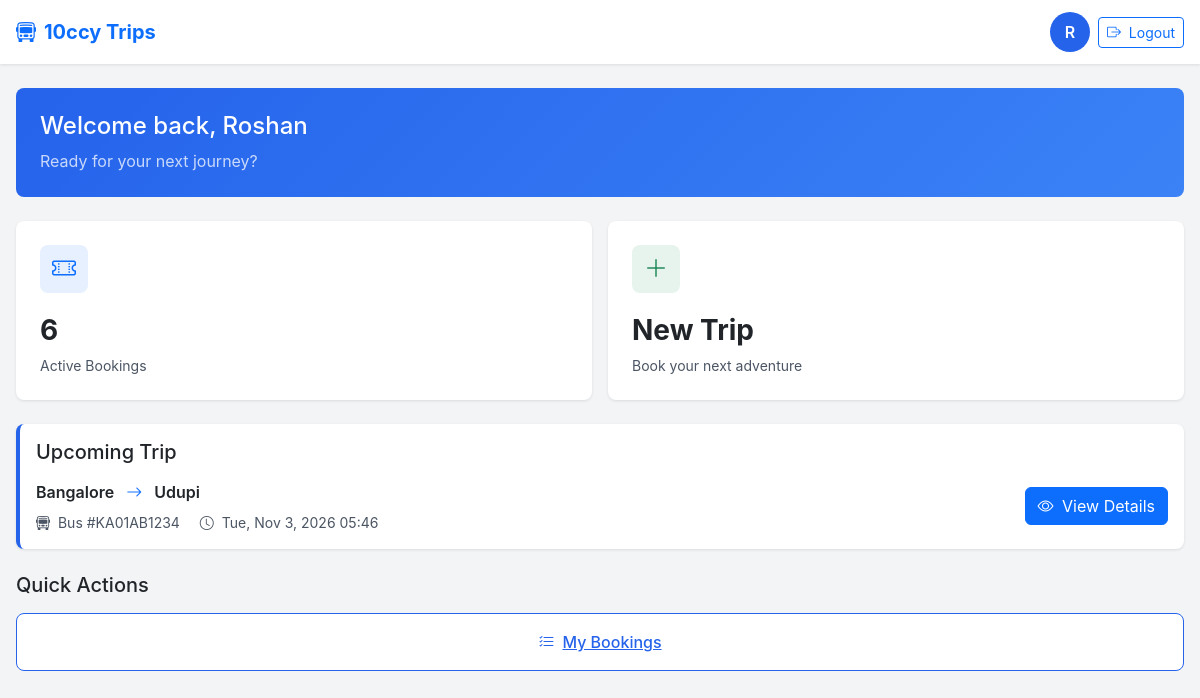
The app's page /dashboard.php (signed in) with its own data.
### tables this page shows
CREATE TABLE IF NOT EXISTS `bookings` (
  `id` INT AUTO_INCREMENT PRIMARY KEY,
  `user_id` INT NOT NULL,
  `schedule_id` INT NOT NULL,
  `seat_no` VARCHAR(10) NOT NULL,
  `passenger_name` VARCHAR(100) NOT NULL,
  `status` ENUM('booked', 'cancelled') NOT NULL DEFAULT 'booked',
  `booked_on` DATETIME DEFAULT CURRENT_TIMESTAMP,
  FOREIGN KEY (`user_id`) REFERENCES `users`(`id`) ON DELETE CASCADE,
  FOREIGN KEY (`schedule_id`) REFERENCES `schedules`(`id`) ON DELETE CASCADE
);

CREATE TABLE IF NOT EXISTS `routes` (
  `id` INT AUTO_INCREMENT PRIMARY KEY,
  `source` VARCHAR(100) NOT NULL,
  `destination` VARCHAR(100) NOT NULL,
  `distance_km` INT NOT NULL,
  `duration_minutes` INT NOT NULL DEFAULT 0,
  `created_at` TIMESTAMP DEFAULT CURRENT_TIMESTAMP
);

CREATE TABLE IF NOT EXISTS `buses` (
  `id` INT AUTO_INCREMENT PRIMARY KEY,
  `bus_number` VARCHAR(50) NOT NULL,
  `name` VARCHAR(100) NOT NULL,
  `type` VARCHAR(50) NOT NULL,
  `seats` INT NOT NULL DEFAULT 40,
  `created_at` TIMESTAMP DEFAULT CURRENT_TIMESTAMP
);

CREATE TABLE IF NOT EXISTS `schedules` (
  `id` INT AUTO_INCREMENT PRIMARY KEY,
  `bus_id` INT NOT NULL,
  `route_id` INT NOT NULL,
  `departure_time` DATETIME NOT NULL,
  `arrival_time` DATETIME NOT NULL,
  `price` DECIMAL(10,2) NOT NULL,
  `created_at` TIMESTAMP DEFAULT CURRENT_TIMESTAMP,
  FOREIGN KEY (`bus_id`) REFERENCES `buses`(`id`) ON DELETE CASCADE,
  FOREIGN KEY (`route_id`) REFERENCES `routes`(`id`) ON DELETE CASCADE
);

### dashboard.php (the view, shortened to what this page needs)
<?php
$user_id = 0;
$first_name = 'User';
$active_bookings = 0;
$upcoming = null;
if (isset($_SESSION['user'])) {
    $user_id = isset($_SESSION['user']['id']) ? (int)$_SESSION['user']['id'] : 0;
    $full_name = isset($_SESSION['user']['full_name']) ? htmlspecialchars($_SESSION['user']['full_name']) : 'User';
    $name_parts = explode(' ', $full_name);
    $first_name = ucfirst($name_parts[0]);
}
include 'includes/db.php';
try {
    $active_stmt = $conn->prepare("SELECT COUNT(*) FROM bookings WHERE user_id = ? AND status = 'booked'");
    if ($active_stmt) {
        $active_stmt->bind_param("i", $user_id);
        $active_stmt->execute();
        $result = $active_stmt->get_result();
        $row = $result->fetch_row();
        $active_bookings = $row[0] ?? 0;
    }
    $upcoming_stmt = $conn->prepare("
        SELECT b.id, s.departure_time, bus.bus_number, route.source, route.destination
        FROM bookings b
        JOIN schedules s ON b.schedule_id = s.id
        JOIN buses bus ON s.bus_id = bus.id
        JOIN routes route ON s.route_id = route.id
        WHERE b.user_id = ? AND b.status = 'booked' AND s.departure_time > NOW()
        ORDER BY s.departure_time ASC
        LIMIT 1
    ");
    if ($upcoming_stmt) {
        $upcoming_stmt->bind_param("i", $user_id);
        $upcoming_stmt->execute();
        $result = $upcoming_stmt->get_result();
        $upcoming = $result->fetch_assoc();
    }
} catch (Exception $e) {
    error_log("Dashboard error: " . $e->getMessage());
    $active_bookings = 0;
    $upcoming = null;
}
?>
<!DOCTYPE html>
<html lang="en">
<head>
    <link href="https://cdn.jsdelivr.net/npm/bootstrap@5.3.3/dist/css/bootstrap.min.css" rel="stylesheet">
    <link rel="stylesheet" href="https://cdn.jsdelivr.net/npm/bootstrap-icons@1.11.1/font/bootstrap-icons.css">
</head>
<body>
    <nav class="navbar navbar-expand-lg mb-4">
        <div class="dashboard-container w-100">
            <div class="d-flex justify-content-between w-100 align-items-center">
                <a class="navbar-brand fw-bold text-primary" href="#">
                    <i class="bi bi-bus-front me-2"></i>10ccy Trips
                </a>
                <div class="d-flex align-items-center">
                    <div class="user-avatar me-2">
                        <?= strtoupper(substr($first_name, 0, 1)) ?>
                    </div>
                    <a href="logout.php" class="btn btn-outline-primary btn-sm">
                        <i class="bi bi-box-arrow-right me-1"></i> Logout
                    </a>
                </div>
            </div>
        </div>
    </nav>
    <main class="dashboard-container">
        <div class="welcome-header">
            <h1 class="h4 mb-2">Welcome back, <?= $first_name ?></h1>
            <p class="mb-0 opacity-75">Ready for your next journey?</p>
        </div>
        <div class="row mb-4 g-3">
            <div class="col-md-6">
                <div class="card stat-card h-100">
                    <div class="icon bg-primary bg-opacity-10 text-primary">
                        <i class="bi bi-ticket-perforated fs-4"></i>
                    </div>
                    <div class="value text-dark"><?= $active_bookings ?></div>
                    <div class="label">Active Bookings</div>
                </div>
            </div>
            <div class="col-md-6">
                <a href="book.php" class="text-decoration-none">
                    <div class="card stat-card h-100">
                        <div class="icon bg-success bg-opacity-10 text-success">
                            <i class="bi bi-plus-lg fs-4"></i>
                        </div>
                        <div class="value text-dark">New Trip</div>
                        <div class="label">Book your next adventure</div>
                    </div>
                </a>
            </div>
        </div>
        <?php if(!empty($upcoming) && is_array($upcoming)): ?>
        <div class="card mb-4 upcoming-trip">
            <div class="card-body">
                <h5 class="card-title mb-3">Upcoming Trip</h5>
                <div class="d-md-flex justify-content-between align-items-center">
                    <div>
                        <div class="trip-route">
                            <?= htmlspecialchars($upcoming['source'] ?? '') ?>
                            <i class="bi bi-arrow-right mx-2 text-primary"></i>
                            <?= htmlspecialchars($upcoming['destination'] ?? '') ?>
                        </div>
                        <div class="trip-meta">
                            <span class="me-3">
                                <i class="bi bi-bus-front me-1"></i>
                                Bus #<?= htmlspecialchars($upcoming['bus_number'] ?? '') ?>
                            </span>
                            <span>
                                <i class="bi bi-clock me-1"></i>
                                <?= isset($upcoming['departure_time']) ? date('D, M j, Y H:i', strtotime($upcoming['departure_time'])) : '' ?>
                            </span>
                        </div>
                    </div>
                    <a href="booking_history.php" class="btn btn-primary mt-3 mt-md-0">
                        <i class="bi bi-eye me-1"></i> View Details
                    </a>
                </div>
            </div>
        </div>
        <?php endif; ?>
        <h5 class="h5 mb-3">Quick Actions</h5>
        <div class="row">
            <div class="col-md-12">
                <a href="booking_history.php" class="history-btn">
                    <i class="bi bi-list-check me-2"></i> My Bookings
                </a>
            </div>
        </div>
    </main>
</body>
</html>

### dashboard.php (style rules this page uses)
:root { --primary: #2563eb; --primary-light: #3b82f6; --secondary: #4b5563; --light: #f9fafb; --dark: #111827; --success: #10b981; --warning: #f59e0b; --danger: #ef4444; }
body { background-color: #f3f4f6; font-family: 'Inter', -apple-system, BlinkMacSystemFont, sans-serif; }
.navbar { background: white; box-shadow: 0 1px 3px rgba(0,0,0,0.1); padding: 0.75rem 0; }
.dashboard-container { max-width: 1200px; margin: 0 auto; padding: 0 1rem; }
.card { border: none; border-radius: 0.5rem; box-shadow: 0 1px 3px rgba(0,0,0,0.1); transition: transform 0.15s ease; }
.stat-card { padding: 1.5rem; }
.stat-card .icon { width: 3rem; height: 3rem; border-radius: 0.5rem; display: flex; align-items: center; justify-content: center; margin-bottom: 1rem; }
.stat-card .value { font-size: 1.75rem; font-weight: 700; margin-bottom: 0.25rem; }
.stat-card .label { color: var(--secondary); font-size: 0.875rem; }
.upcoming-trip { border-left: 4px solid var(--primary); }
.trip-route { font-weight: 600; margin-bottom: 0.5rem; }
.trip-meta { color: var(--secondary); font-size: 0.875rem; }
.welcome-header { background: linear-gradient(135deg, var(--primary), var(--primary-light)); color: white; border-radius: 0.5rem; padding: 1.5rem; margin-bottom: 1.5rem; }
.user-avatar { width: 2.5rem; height: 2.5rem; border-radius: 50%; background-color: var(--primary); color: white; display: flex; align-items: center; justify-content: center; font-weight: 600; }
.history-btn { width: 100%; padding: 1rem; font-weight: 500; border-radius: 0.5rem; background-color: white; border: 1px solid var(--primary); color: var(--primary); transition: all 0.2s ease; display: flex; align-items: center; justify-content: center; }
.history-btn i { margin-right: 0.5rem; }

### records on screen
bookings: routes.source "Bangalore", routes.destination "Udupi", buses.bus_number "KA01AB1234", schedule.departure_time "Tue, Nov 3, 2026 05:46"

### other values on screen
substr($first_name, 0, 1) "R"
$first_name "Roshan"
$active_bookings "6"
